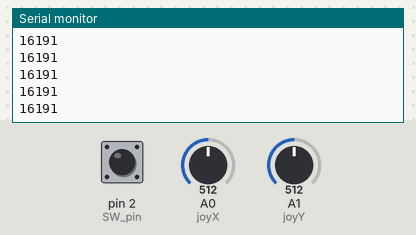
Recording of a sketch running on a simulated Arduino Uno, built with avr-gcc and run on an emulated ATmega328P. On the bench: the last lines printed to the serial monitor. The test bench sets the inputs (shaded band); at power-on: A0 (joyX) = 512, A1 (joyY) = 512, pin 2 (SW_pin) HIGH. No radio packets arrive unless stated.

Above: at 1.2 s.
1.3 s: A0 (joyX) set to 810
At 1.67 s:
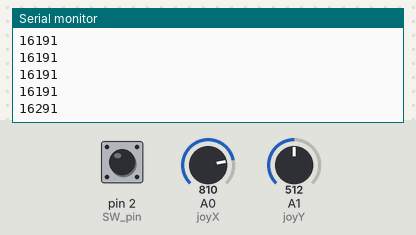
2.8 s: A1 (joyY) set to 140
At 3.05 s:
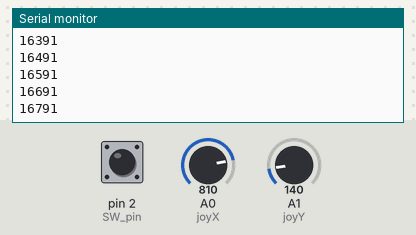
4.3 s: pin 2 (SW_pin) pulled LOW for 0.15 s
At 4.58 s:
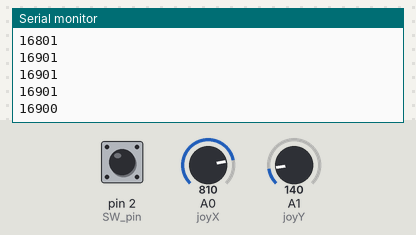
5.9 s: A1 (joyY) set to 160
At 6.07 s:
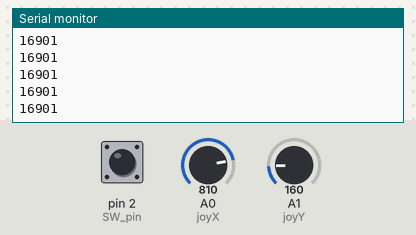
7.4 s: pin 2 (SW_pin) pulled LOW for 1 s
At 7.41 s:
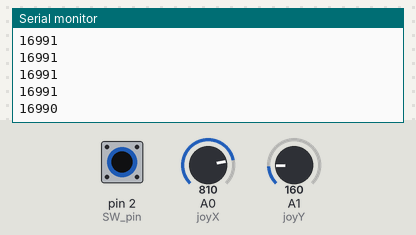
9.9 s: A0 (joyX) set to 190
At 10.04 s:
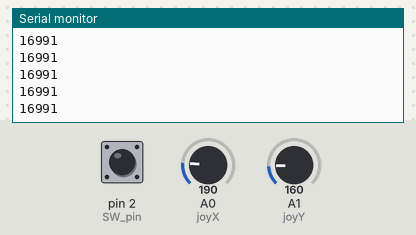
Timing chart, 0 to 12.4 s (numbered marks = the images above; inputs shaded):
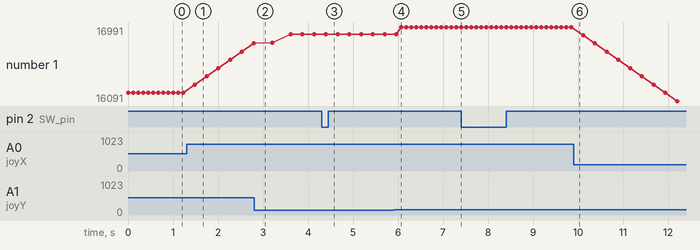

Measured:
- after the input at 1.3 s, the serial monitor: prints a new line after 0.18 s (image 1)
- after the input at 4.3 s, the serial monitor: prints a new line after 0.10 s (image 3)
- after the input at 7.4 s, the serial monitor: prints a new line at once (image 5)
- plotted number 1: 16191 → 16791 after the input at 1.3 s, 16791 → 16901 after the input at 2.8 s, 16901 → 16991 after the input at 5.9 s, 16991 → 16091 after the input at 9.9 s

The sketch:

Remote_transmitter.ino
```cpp
// Include RadioHead Amplitude Shift Keying Library
#include <RH_ASK.h>
// Include dependant SPI Library
#include <SPI.h>

int xValue=0;
int yValue=0;

// Create Amplitude Shift Keying Object
RH_ASK rf_driver;
String msgString = "00129";//step(1,..16) speed(1..9) dir(1,2) select(1,0)
#define joyX A0
#define joyY A1
int SW_pin=2;
int turnspeed=1;
int turnstep=16;
int turndirection=0;
int delaytime=150;

void setup()
{
    // Initialize ASK Object
    pinMode(SW_pin, INPUT);
    digitalWrite(SW_pin, HIGH);
    rf_driver.init();
    Serial.begin(9600);
}

void loop()
{
    xValue = analogRead(joyX);

    if(xValue>800){
      if(turnspeed>0&&turnspeed<9){
      turnspeed++;
      delay(delaytime);

      }
      else if(turnspeed==0){
        if(turnstep==16){
          turnspeed=1;
          }
        else{
          turnstep=turnstep*2;
          delay(delaytime);

          }
        }
    }
    else if(xValue<200){
      if(turnspeed>0){
        turnspeed--;
        delay(delaytime);

        }
      else if(turnspeed==0&turnstep>1){
        turnstep=turnstep/2;
        delay(delaytime);

        }
    }
    yValue = analogRead(joyY);

    if(yValue>950){
      turndirection=1;
      delay(delaytime);

    }
    else if(yValue<150){
      turndirection=0;
      delay(delaytime);

    }
    else{
      turndirection=9;
      }
    int isSelect=digitalRead(SW_pin);


//    const char *msg = "Hello World";
//    Serial.print(xValue);
//    Serial.print("\t");
//    Serial.pintln(yValue);
    if(turnstep<10){
      msgString="0"+String(turnstep)+String(turnspeed)+String(turndirection)+String(isSelect);
      }
    else{
      msgString=String(turnstep)+String(turnspeed)+String(turndirection)+String(isSelect);
    }
//    Serial.print(turnstep);
//    Serial.print(turnspeed);
//    Serial.print(turndirection);
//    Serial.println(isSelect);
    char tmp[6];
    msgString.toCharArray(tmp, sizeof(tmp));
//    send(tmp);

     Serial.println(tmp);
    rf_driver.send((uint8_t *)tmp, strlen(tmp));
    rf_driver.waitPacketSent();
    delay(50);
}
```
